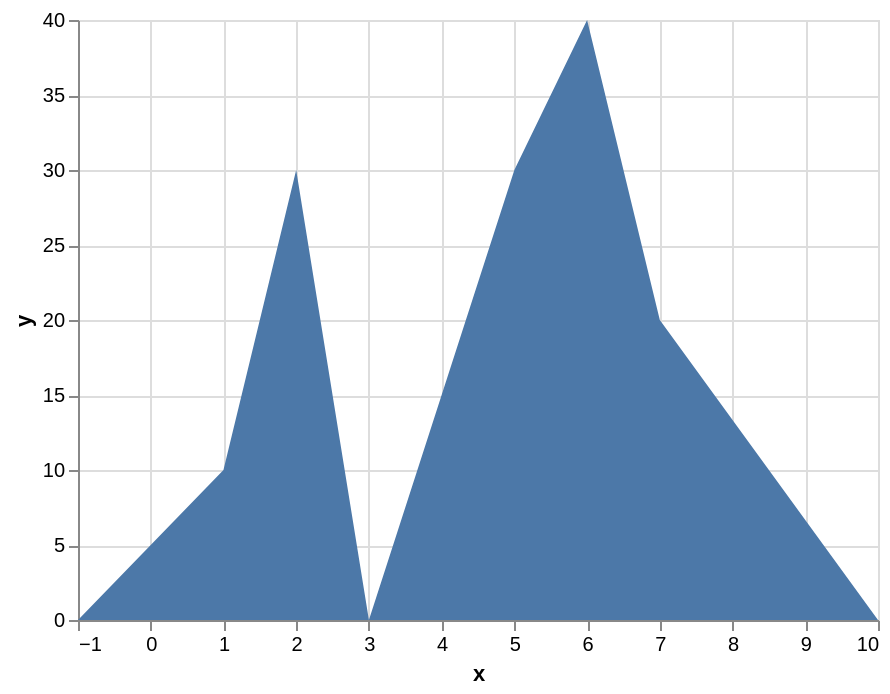

The specification (Vega-Lite) saved for this image:
### Vega specification from a JSON file in a GitHub repository (floating-point values rounded to 4 significant figures)
{"$schema": "https://vega.github.io/schema/vega/v5.json", "background": "white", "padding": 5, "width": 400, "height": 300, "style": "cell", "data": [{"name": "source_0", "values": [{"x": -1, "y": null}, {"x": 1, "y": 10}, {"x": 2, "y": 30}, {"x": 3, "y": null}, {"x": 4, "y": 15}, {"x": 5, "y": 30}, {"x": 6, "y": 40}, {"x": 7, "y": 20}, {"x": 10, "y": null}]}, {"name": "data_0", "source": "source_0", "transform": [{"type": "formula", "expr": "toNumber(datum[\"x\"])", "as": "x"}, {"type": "impute", "field": "y", "groupby": [], "key": "x", "method": "value", "value": 0}, {"type": "stack", "groupby": ["x"], "field": "y", "sort": {"field": [], "order": []}, "as": ["y_start", "y_end"], "offset": "zero"}]}], "marks": [{"name": "marks", "type": "area", "style": ["area"], "sort": {"field": "x"}, "from": {"data": "data_0"}, "encode": {"update": {"orient": {"value": "vertical"}, "fill": {"value": "#4c78a8"}, "description": {"signal": "\"x: \" + (format(datum[\"x\"], \"\")) + \"; y: \" + (format(datum[\"y\"], \"\"))"}, "x": [{"test": "!isValid(datum[\"x\"]) || !isFinite(+datum[\"x\"])", "signal": "scale('x', inrange(0, domain('x')) ? 0 : domain('x')[0])"}, {"scale": "x", "field": "x"}], "y": {"scale": "y", "field": "y_end"}, "y2": {"scale": "y", "field": "y_start"}}}}], "scales": [{"name": "x", "type": "linear", "domain": {"data": "data_0", "field": "x"}, "range": [0, {"signal": "width"}], "nice": true, "zero": false}, {"name": "y", "type": "linear", "domain": {"data": "data_0", "fields": ["y_start", "y_end"]}, "range": [{"signal": "height"}, 0], "nice": true, "zero": true}], "axes": [{"scale": "x", "orient": "bottom", "gridScale": "y", "grid": true, "tickCount": {"signal": "ceil(width/40)"}, "domain": false, "labels": false, "aria": false, "maxExtent": 0, "minExtent": 0, "ticks": false, "zindex": 0}, {"scale": "y", "orient": "left", "gridScale": "x", "grid": true, "tickCount": {"signal": "ceil(height/40)"}, "domain": false, "labels": false, "aria": false, "maxExtent": 0, "minExtent": 0, "ticks": false, "zindex": 0}, {"scale": "x", "orient": "bottom", "grid": false, "title": "x", "labelFlush": true, "labelOverlap": true, "tickCount": {"signal": "ceil(width/40)"}, "zindex": 0}, {"scale": "y", "orient": "left", "grid": false, "title": "y", "labelOverlap": true, "tickCount": {"signal": "ceil(height/40)"}, "zindex": 0}]}
